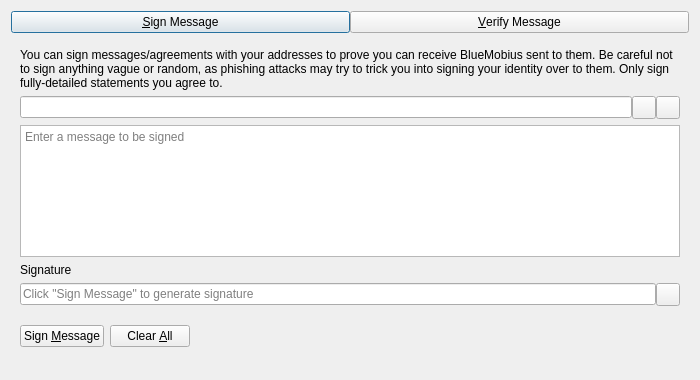
<?xml version="1.0" encoding="UTF-8"?>
<ui version="4.0">
 <class>SignVerifyMessageDialog</class>
 <widget class="QDialog" name="SignVerifyMessageDialog">
  <property name="geometry">
   <rect>
    <x>0</x>
    <y>0</y>
    <width>700</width>
    <height>380</height>
   </rect>
  </property>
  <property name="windowTitle">
   <string>Signatures - Sign / Verify a Message</string>
  </property>
  <property name="modal">
   <bool>true</bool>
  </property>
  <layout class="QVBoxLayout" name="verticalLayout">
   <item>
    <layout class="QHBoxLayout" name="horizontalLayout_Buttons_2">
     <property name="spacing">
      <number>0</number>
     </property>
     <property name="topMargin">
      <number>0</number>
     </property>
     <item>
      <widget class="QPushButton" name="btnSignMessage">
       <property name="text">
        <string>&amp;Sign Message</string>
       </property>
       <property name="checkable">
        <bool>true</bool>
       </property>
      </widget>
     </item>
     <item>
      <widget class="QPushButton" name="btnVerifyMessage">
       <property name="text">
        <string>&amp;Verify Message</string>
       </property>
       <property name="checkable">
        <bool>true</bool>
       </property>
      </widget>
     </item>
    </layout>
   </item>
   <item>
    <widget class="QStackedWidget" name="stackedWidgetSig">
     <property name="minimumSize">
      <size>
       <width>0</width>
       <height>0</height>
      </size>
     </property>
     <property name="currentIndex">
      <number>0</number>
     </property>
     <widget class="QWidget" name="pageSignMessage">
      <layout class="QVBoxLayout" name="verticalLayout_SM">
       <item>
        <widget class="QLabel" name="infoLabel_SM">
         <property name="text">
          <string>You can sign messages/agreements with your addresses to prove you can receive BlueMobius sent to them. Be careful not to sign anything vague or random, as phishing attacks may try to trick you into signing your identity over to them. Only sign fully-detailed statements you agree to.</string>
         </property>
         <property name="textFormat">
          <enum>Qt::PlainText</enum>
         </property>
         <property name="wordWrap">
          <bool>true</bool>
         </property>
        </widget>
       </item>
       <item>
        <layout class="QHBoxLayout" name="horizontalLayout_1_SM">
         <property name="spacing">
          <number>0</number>
         </property>
         <item>
          <widget class="QValidatedLineEdit" name="addressIn_SM">
           <property name="toolTip">
            <string>The BlueMobius address to sign the message with</string>
           </property>
          </widget>
         </item>
         <item>
          <widget class="QToolButton" name="addressBookButton_SM">
           <property name="toolTip">
            <string>Choose previously used address</string>
           </property>
           <property name="text">
            <string/>
           </property>
           <property name="shortcut">
            <string>Alt+A</string>
           </property>
          </widget>
         </item>
         <item>
          <widget class="QToolButton" name="pasteButton_SM">
           <property name="toolTip">
            <string>Paste address from clipboard</string>
           </property>
           <property name="text">
            <string/>
           </property>
           <property name="shortcut">
            <string>Alt+P</string>
           </property>
          </widget>
         </item>
        </layout>
       </item>
       <item>
        <widget class="QPlainTextEdit" name="messageIn_SM">
         <property name="toolTip">
          <string>Enter the message you want to sign here</string>
         </property>
         <property name="placeholderText">
          <string>Enter a message to be signed</string>
         </property>
        </widget>
       </item>
       <item>
        <widget class="QLabel" name="signatureLabel_SM">
         <property name="text">
          <string>Signature</string>
         </property>
         <property name="textFormat">
          <enum>Qt::PlainText</enum>
         </property>
        </widget>
       </item>
       <item>
        <layout class="QHBoxLayout" name="horizontalLayout_2_SM">
         <property name="spacing">
          <number>0</number>
         </property>
         <item>
          <widget class="QLineEdit" name="signatureOut_SM">
           <property name="placeholderText">
            <string>Click "Sign Message" to generate signature</string>
           </property>
           <property name="readOnly">
            <bool>true</bool>
           </property>
          </widget>
         </item>
         <item>
          <widget class="QToolButton" name="copySignatureButton_SM">
           <property name="toolTip">
            <string>Copy the current signature to the system clipboard</string>
           </property>
           <property name="text">
            <string/>
           </property>
          </widget>
         </item>
        </layout>
       </item>
       <item>
        <layout class="QHBoxLayout" name="horizontalLayout_3_SM">
         <item>
          <widget class="QPushButton" name="signMessageButton_SM">
           <property name="toolTip">
            <string>Sign the message to prove you own this BlueMobius address</string>
           </property>
           <property name="text">
            <string>Sign &amp;Message</string>
           </property>
           <property name="autoDefault">
            <bool>false</bool>
           </property>
          </widget>
         </item>
         <item>
          <widget class="QPushButton" name="clearButton_SM">
           <property name="toolTip">
            <string>Reset all sign message fields</string>
           </property>
           <property name="text">
            <string>Clear &amp;All</string>
           </property>
           <property name="autoDefault">
            <bool>false</bool>
           </property>
          </widget>
         </item>
         <item>
          <spacer name="horizontalSpacer_1_SM">
           <property name="orientation">
            <enum>Qt::Horizontal</enum>
           </property>
           <property name="sizeHint" stdset="0">
            <size>
             <width>40</width>
             <height>48</height>
            </size>
           </property>
          </spacer>
         </item>
         <item>
          <widget class="QLabel" name="statusLabel_SM">
           <property name="text">
            <string/>
           </property>
           <property name="wordWrap">
            <bool>true</bool>
           </property>
          </widget>
         </item>
         <item>
          <spacer name="horizontalSpacer_2_SM">
           <property name="orientation">
            <enum>Qt::Horizontal</enum>
           </property>
           <property name="sizeHint" stdset="0">
            <size>
             <width>40</width>
             <height>48</height>
            </size>
           </property>
          </spacer>
         </item>
        </layout>
       </item>
      </layout>
     </widget>
     <widget class="QWidget" name="pageVerifyMessage">
      <layout class="QVBoxLayout" name="verticalLayout_VM">
       <item>
        <widget class="QLabel" name="infoLabel_VM">
         <property name="text">
          <string>Enter the receiver's address, message (ensure you copy line breaks, spaces, tabs, etc. exactly) and signature below to verify the message. Be careful not to read more into the signature than what is in the signed message itself, to avoid being tricked by a man-in-the-middle attack. Note that this only proves the signing party receives with the address, it cannot prove sendership of any transaction!</string>
         </property>
         <property name="textFormat">
          <enum>Qt::PlainText</enum>
         </property>
         <property name="alignment">
          <set>Qt::AlignLeading|Qt::AlignLeft|Qt::AlignTop</set>
         </property>
         <property name="wordWrap">
          <bool>true</bool>
         </property>
        </widget>
       </item>
       <item>
        <layout class="QHBoxLayout" name="horizontalLayout_1_VM">
         <property name="spacing">
          <number>0</number>
         </property>
         <item>
          <widget class="QValidatedLineEdit" name="addressIn_VM">
           <property name="toolTip">
            <string>The BlueMobius address the message was signed with</string>
           </property>
          </widget>
         </item>
         <item>
          <widget class="QToolButton" name="addressBookButton_VM">
           <property name="toolTip">
            <string>Choose previously used address</string>
           </property>
           <property name="text">
            <string/>
           </property>
           <property name="shortcut">
            <string>Alt+A</string>
           </property>
          </widget>
         </item>
        </layout>
       </item>
       <item>
        <widget class="QPlainTextEdit" name="messageIn_VM">
          <property name="toolTip">
            <string>The signed message to verify</string>
          </property>
          <property name="placeholderText">
            <string>Enter a message to be verified</string>
          </property>
        </widget>
       </item>
       <item>
        <widget class="QValidatedLineEdit" name="signatureIn_VM">
          <property name="toolTip">
            <string>The signature given when the message was signed</string>
          </property>
          <property name="placeholderText">
            <string>Enter a signature for the message to be verified</string>
          </property>
        </widget>
       </item>
       <item>
        <layout class="QHBoxLayout" name="horizontalLayout_2_VM">
         <item>
          <widget class="QPushButton" name="verifyMessageButton_VM">
           <property name="toolTip">
            <string>Verify the message to ensure it was signed with the specified BlueMobius address</string>
           </property>
           <property name="text">
            <string>Verify &amp;Message</string>
           </property>
           <property name="autoDefault">
            <bool>false</bool>
           </property>
          </widget>
         </item>
         <item>
          <widget class="QPushButton" name="clearButton_VM">
           <property name="toolTip">
            <string>Reset all verify message fields</string>
           </property>
           <property name="text">
            <string>Clear &amp;All</string>
           </property>
           <property name="autoDefault">
            <bool>false</bool>
           </property>
          </widget>
         </item>
         <item>
          <spacer name="horizontalSpacer_1_VM">
           <property name="orientation">
            <enum>Qt::Horizontal</enum>
           </property>
           <property name="sizeHint" stdset="0">
            <size>
             <width>40</width>
             <height>48</height>
            </size>
           </property>
          </spacer>
         </item>
         <item>
          <widget class="QLabel" name="statusLabel_VM">
           <property name="text">
            <string/>
           </property>
           <property name="wordWrap">
            <bool>true</bool>
           </property>
          </widget>
         </item>
         <item>
          <spacer name="horizontalSpacer_2_VM">
           <property name="orientation">
            <enum>Qt::Horizontal</enum>
           </property>
           <property name="sizeHint" stdset="0">
            <size>
             <width>40</width>
             <height>48</height>
            </size>
           </property>
          </spacer>
         </item>
        </layout>
       </item>
      </layout>
     </widget>
    </widget>
   </item>
  </layout>
 </widget>
 <customwidgets>
  <customwidget>
   <class>QValidatedLineEdit</class>
   <extends>QLineEdit</extends>
   <header>qt/qvalidatedlineedit.h</header>
  </customwidget>
 </customwidgets>
 <resources>
  <include location="../bluemobius.qrc"/>
 </resources>
 <connections/>
</ui>
